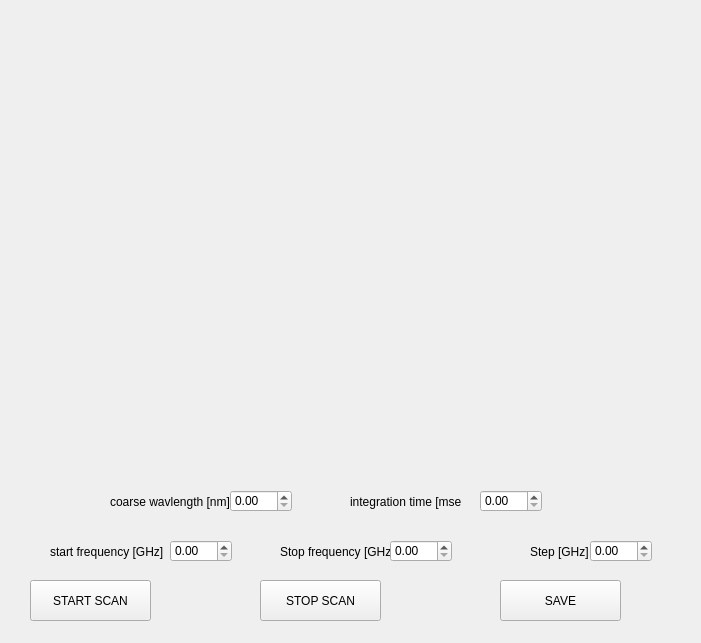
<?xml version="1.0" encoding="UTF-8"?>
<ui version="4.0">
 <class>Panel</class>
 <widget class="QWidget" name="Panel">
  <property name="geometry">
   <rect>
    <x>0</x>
    <y>0</y>
    <width>701</width>
    <height>643</height>
   </rect>
  </property>
  <property name="windowTitle">
   <string>Form</string>
  </property>
  <property name="layoutDirection">
   <enum>Qt::LeftToRight</enum>
  </property>
  <widget class="QPushButton" name="start_scan_button">
   <property name="geometry">
    <rect>
     <x>30</x>
     <y>580</y>
     <width>121</width>
     <height>41</height>
    </rect>
   </property>
   <property name="text">
    <string>START SCAN</string>
   </property>
  </widget>
  <widget class="QPushButton" name="stop_scan_button">
   <property name="geometry">
    <rect>
     <x>260</x>
     <y>580</y>
     <width>121</width>
     <height>41</height>
    </rect>
   </property>
   <property name="text">
    <string>STOP SCAN</string>
   </property>
  </widget>
  <widget class="QPushButton" name="save_scan_button">
   <property name="geometry">
    <rect>
     <x>500</x>
     <y>580</y>
     <width>121</width>
     <height>41</height>
    </rect>
   </property>
   <property name="text">
    <string>SAVE</string>
   </property>
  </widget>
  <widget class="QDoubleSpinBox" name="doubleSpinBox_start_F">
   <property name="geometry">
    <rect>
     <x>170</x>
     <y>540</y>
     <width>62</width>
     <height>22</height>
    </rect>
   </property>
  </widget>
  <widget class="QLabel" name="label_2">
   <property name="geometry">
    <rect>
     <x>50</x>
     <y>540</y>
     <width>131</width>
     <height>23</height>
    </rect>
   </property>
   <property name="text">
    <string>start frequency [GHz]</string>
   </property>
  </widget>
  <widget class="QLabel" name="label_3">
   <property name="geometry">
    <rect>
     <x>280</x>
     <y>540</y>
     <width>111</width>
     <height>23</height>
    </rect>
   </property>
   <property name="text">
    <string>Stop frequency [GHz]</string>
   </property>
  </widget>
  <widget class="QLabel" name="label_4">
   <property name="geometry">
    <rect>
     <x>530</x>
     <y>540</y>
     <width>61</width>
     <height>23</height>
    </rect>
   </property>
   <property name="text">
    <string>Step [GHz]</string>
   </property>
  </widget>
  <widget class="QDoubleSpinBox" name="doubleSpinBox_stop_f">
   <property name="geometry">
    <rect>
     <x>390</x>
     <y>540</y>
     <width>62</width>
     <height>22</height>
    </rect>
   </property>
  </widget>
  <widget class="QDoubleSpinBox" name="doubleSpinBox_step_f">
   <property name="geometry">
    <rect>
     <x>590</x>
     <y>540</y>
     <width>62</width>
     <height>22</height>
    </rect>
   </property>
  </widget>
  <widget class="QDoubleSpinBox" name="doubleSpinBox_coarse_wav">
   <property name="geometry">
    <rect>
     <x>230</x>
     <y>490</y>
     <width>62</width>
     <height>22</height>
    </rect>
   </property>
  </widget>
  <widget class="QDoubleSpinBox" name="doubleSpinBox_int_time">
   <property name="geometry">
    <rect>
     <x>480</x>
     <y>490</y>
     <width>62</width>
     <height>22</height>
    </rect>
   </property>
  </widget>
  <widget class="QLabel" name="label_5">
   <property name="geometry">
    <rect>
     <x>110</x>
     <y>490</y>
     <width>121</width>
     <height>23</height>
    </rect>
   </property>
   <property name="text">
    <string>coarse wavlength [nm]</string>
   </property>
  </widget>
  <widget class="QLabel" name="label_6">
   <property name="geometry">
    <rect>
     <x>350</x>
     <y>490</y>
     <width>111</width>
     <height>23</height>
    </rect>
   </property>
   <property name="text">
    <string>integration time [msec]</string>
   </property>
  </widget>
 </widget>
 <resources/>
 <connections/>
 <buttongroups>
  <buttongroup name="test_group"/>
 </buttongroups>
</ui>
